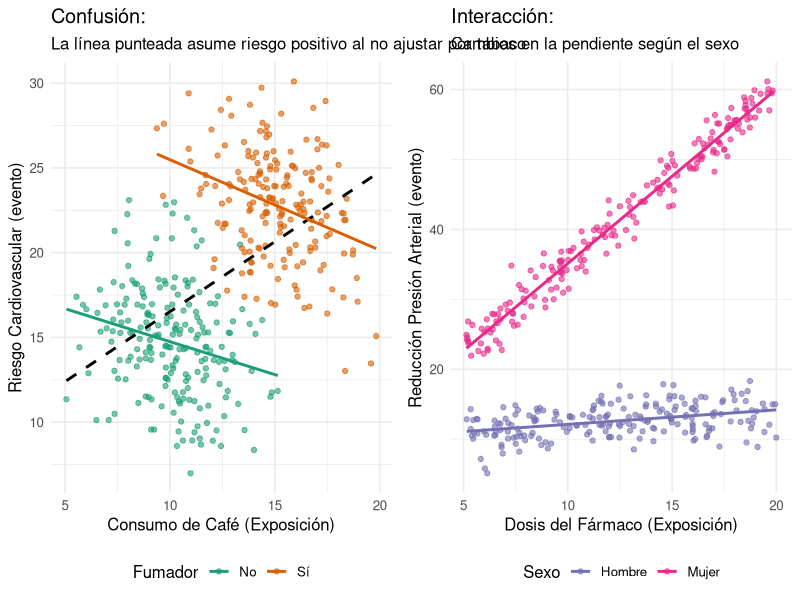

Write the R code that produced this figure.
## ---- chunk 1
library(ggplot2)
library(dplyr)
library(gridExtra)
## ---- chunk 2
set.seed(123)
n <- 400
## ---- chunk 3
# Z (Confusor): 0 = No fumador, 1 = Fumador
z_conf <- rbinom(n, 1, 0.5)

# X (Exposición --> Café): Correlacionada con el confusor Z
x_cafe <- 10 + 5 * z_conf + rnorm(n, 0, 2)

# Y (Evento --> Riesgo CV): Causado por Z, relación inversa leve con X
y_riesgo <- 20 + 10 * z_conf - 0.5 * x_cafe + rnorm(n, 0, 3)

df_conf <- data.frame(Cafe = x_cafe, 
                      Riesgo = y_riesgo, 
                      Fumador = as.factor(ifelse(z_conf == 1, "Sí", "No")))

p1 <- ggplot(df_conf, aes(x = Cafe, y = Riesgo)) +
  geom_point(aes(color = Fumador), alpha = 0.6) +
  # Relación espuria aparente sin ajustar (Línea general)
  geom_smooth(method = "lm", color = "black", se = FALSE, linetype = "dashed", size = 1) + 
  # Relación real ajustada por estratos
  geom_smooth(aes(color = Fumador), method = "lm", se = FALSE, size = 1) + 
  scale_color_manual(values = c("#1b9e77", "#d95f02")) +
  theme_minimal(base_size = 12) +
  labs(title = "Confusión:",
       subtitle = "La línea punteada asume riesgo positivo al no ajustar por tabaco",
       x = "Consumo de Café (Exposición)", 
       y = "Riesgo Cardiovascular (evento)") +
  theme(legend.position = "bottom")
## ---- chunk 4
# W (Modificador): 0 = Hombres, 1 = Mujeres
w_int <- rbinom(n, 1, 0.5)

# X (Exposición --> Dosis de fármaco)
x_dosis <- runif(n, 5, 20)

# Y (Evento --> Reducción Presión Arterial): El efecto de X depende de W
y_pa <- 10 + 2.5 * x_dosis * w_int + 0.2 * x_dosis * (1 - w_int) + rnorm(n, 0, 2)

df_int <- data.frame(Dosis = x_dosis, 
                     ReduccionPA = y_pa, 
                     Sexo = as.factor(ifelse(w_int == 1, "Mujer", "Hombre")))

p2 <- ggplot(df_int, aes(x = Dosis, y = ReduccionPA, color = Sexo)) +
  geom_point(alpha = 0.6) +
  geom_smooth(method = "lm", se = FALSE, size = 1) +
  scale_color_manual(values = c("#7570b3", "#e7298a")) +
  theme_minimal(base_size = 12) +
  labs(title = "Interacción:",
       subtitle = "Cambios en la pendiente según el sexo",
       x = "Dosis del Fármaco (Exposición)", 
       y = "Reducción Presión Arterial (evento)") +
  theme(legend.position = "bottom")
## ---- chunk 5
grid.arrange(p1, p2, ncol = 2)
